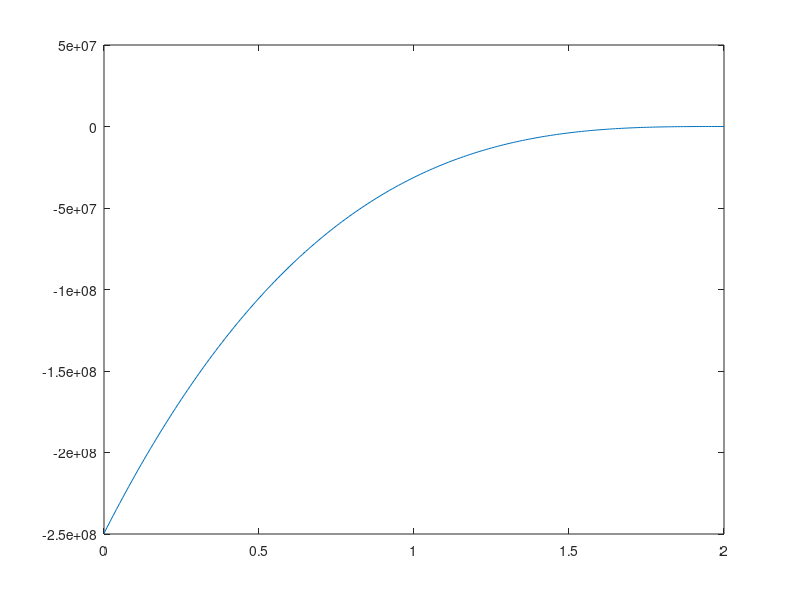

The MATLAB script that drew this image: (Note: this script raises an error after producing the figure.)
%% Reformulated equation
fn = @(x) x .^ 2 .* (6.76 - 0.5 .* x) - 62.4e6 .* (1 - 0.5 .* x) .*...
    ((2 - x) .^ 2);

fnp = @(x) 31200000 .* (x - 2) .^2 - 2 .* x .* (x ./ 2 - 169 ./ 25) +...
    (2 .* x - 4) .* (31200000 .* x - 62400000) - x .^ 2 ./ 2;

%% Plot
xx = 0:0.01:2;
yy = fn(xx);

plot(xx, yy)

%% Symbolic function
syms x

fs = x .^ 2 .* (6.76 - 0.5 .* x) - 62.4e6 .* (1 - 0.5 .* x) .*...
    ((2 - x) .^ 2);
fsp = diff(fs);

%% Part A: Newton's Method

xi = 0.1; % gmol

for i = 1:1000
    xip1 = xi - (fn(xi) / fnp(xi));
    if abs(xi - xip1) < 10e-6
        break
    end
    xi = xip1;
end
fprintf('Newtons Method solution: \n')
fprintf('gmol CO : %.6f \n', 2 - xip1)
fprintf('gmol O2 : %.6f \n', 1 - 0.5 * xip1)
fprintf('gmol CO2 : %.6f \n', xip1)
fprintf('Iterations: %i \n \n', i)

%% Part B: Bisection Method

a = 0;
b = 2;

for i = 1:2000
    if abs(a - b) < 10e-6
        break
    end
    p = (a + b) / 2;
    if fn(p) * fn(a) > 0
        a = p;
    else
        b = p;
    end
end
fprintf('Bisection Method solution: \n')
fprintf('gmol CO : %.6f \n', 2 - a)
fprintf('gmol O2 : %.6f \n', 1 - 0.5 * a)
fprintf('gmol CO2 : %.6f \n', a)
fprintf('Iterations: %i \n \n', i)

%% Part C: MATLAB function

sol = fzero(fn, [1.9, 2]);
fprintf('MATLAB solution: \n')
fprintf('gmol CO : %.6f \n', 2 - sol)
fprintf('gmol O2 : %.6f \n', 1 - 0.5 * sol)
fprintf('gmol CO2 : %.6f \n', sol)